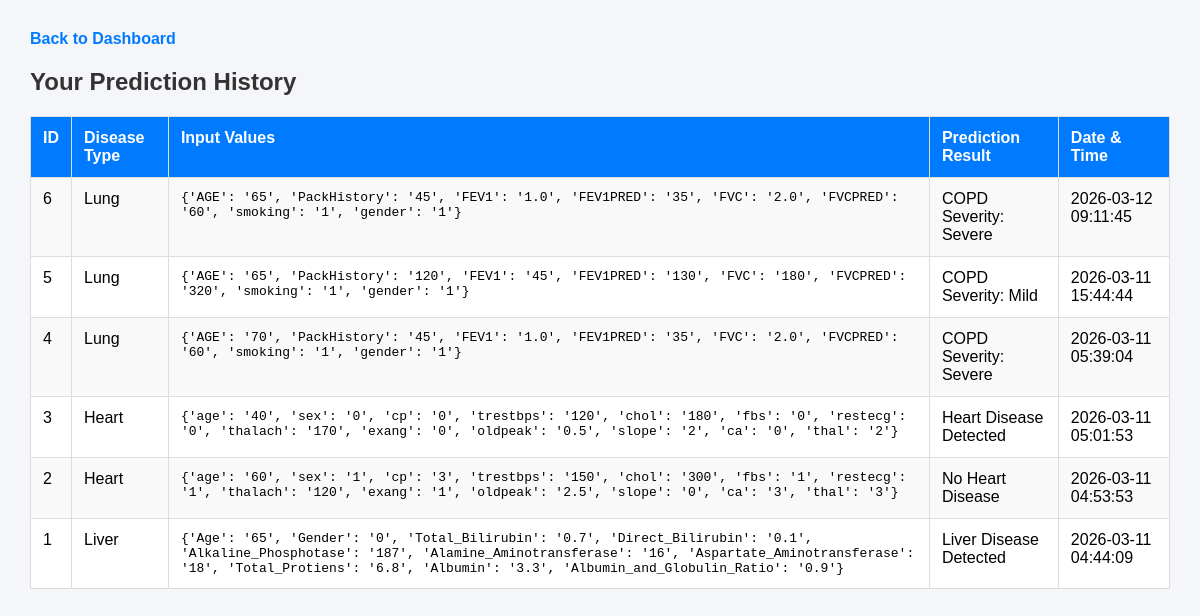
The page /history (signed in) on the database its author committed.
### app.py (models this page shows)
class PredictionHistory(db.Model):
    id = db.Column(db.Integer, primary_key=True)
    user_id = db.Column(db.Integer, db.ForeignKey("user.id"), nullable=False)
    disease_type = db.Column(db.String(50), nullable=False)
    input_values = db.Column(db.Text, nullable=False)   # store JSON string
    prediction_result = db.Column(db.String(255), nullable=False)
    created_at = db.Column(db.DateTime, default=datetime.utcnow)
    user = db.relationship("User", backref="predictions")

### app.py (the view)
@app.route("/history")
def history():
    if not is_logged_in():
        return redirect(url_for("login"))
    user_history = PredictionHistory.query.filter_by(
        user_id=session["user_id"]
    ).order_by(PredictionHistory.created_at.desc()).all()
    return render_template("history.html", history=user_history, json=json)

### app.py (called while the page is built)
def is_logged_in():
    return "user_id" in session

### templates/history.html (shortened to what this page needs)
<!DOCTYPE html>
<html>
<head>
</head>
<body>
    <div class="top-links">
        <a href="{{ url_for('dashboard') }}">Back to Dashboard</a>
    </div>
    <h2>Your Prediction History</h2>
    {% if history %}
    <table>
        <tr>
            <th>ID</th>
            <th>Disease Type</th>
            <th>Input Values</th>
            <th>Prediction Result</th>
            <th>Date & Time</th>
        </tr>
        {% for item in history %}
        <tr>
            <td>{{ item.id }}</td>
            <td>{{ item.disease_type }}</td>
            <td>
                <pre>{{ json.loads(item.input_values) }}</pre>
            </td>
            <td>{{ item.prediction_result }}</td>
            <td>{{ item.created_at.strftime('%Y-%m-%d %H:%M:%S') }}</td>
        </tr>
        {% endfor %}
    </table>
    {% else %}
        <p>No prediction history found.</p>
    {% endif %}
</body>
</html>

### templates/history.html (style rules this page uses)
body { font-family: Arial, sans-serif; margin: 30px; background: #f4f6f9; }
h2 { color: #333; }
table { width: 100%; border-collapse: collapse; background: white; }
th, td { padding: 12px; border: 1px solid #ddd; vertical-align: top; text-align: left; }
th { background: #007bff; color: white; }
tr:nth-child(even) { background: #f9f9f9; }
a { text-decoration: none; color: #007bff; font-weight: bold; }
.top-links { margin-bottom: 20px; }
pre { white-space: pre-wrap; word-wrap: break-word; margin: 0; }

### rows shown on the page
PredictionHistory: id "6", disease_type "Lung", loads "{'AGE': '65', 'PackHistory': '45', 'FEV1': '1.0', 'FEV1PRED': '35', 'FVC': '2.0', 'FVCPRED': '60', 'smoking': '1', 'gender': '1'}", prediction_result "COPD Severity: Severe", created_at "2026-03-12 09:11:45"
PredictionHistory: id "5", disease_type "Lung", loads "{'AGE': '65', 'PackHistory': '120', 'FEV1': '45', 'FEV1PRED': '130', 'FVC': '180', 'FVCPRED': '320', 'smoking': '1', 'gender': '1'}", prediction_result "COPD Severity: Mild", created_at "2026-03-11 15:44:44"
PredictionHistory: id "4", disease_type "Lung", loads "{'AGE': '70', 'PackHistory': '45', 'FEV1': '1.0', 'FEV1PRED': '35', 'FVC': '2.0', 'FVCPRED': '60', 'smoking': '1', 'gender': '1'}", prediction_result "COPD Severity: Severe", created_at "2026-03-11 05:39:04"
PredictionHistory: id "3", disease_type "Heart", loads "{'age': '40', 'sex': '0', 'cp': '0', 'trestbps': '120', 'chol': '180', 'fbs': '0', 'restecg': '0', 'thalach': '170', 'exang': '0', 'oldpeak': '0.5', 'slope': '2', 'ca': '0', 'thal': '2'}", prediction_result "Heart Disease Detected", created_at "2026-03-11 05:01:53"
PredictionHistory: id "2", disease_type "Heart", loads "{'age': '60', 'sex': '1', 'cp': '3', 'trestbps': '150', 'chol': '300', 'fbs': '1', 'restecg': '1', 'thalach': '120', 'exang': '1', 'oldpeak': '2.5', 'slope': '0', 'ca': '3', 'thal': '3'}", prediction_result "No Heart Disease", created_at "2026-03-11 04:53:53"
PredictionHistory: id "1", disease_type "Liver", loads "{'Age': '65', 'Gender': '0', 'Total_Bilirubin': '0.7', 'Direct_Bilirubin': '0.1', 'Alkaline_Phosphotase': '187', 'Alamine_Aminotransferase': '16', 'Aspartate_Aminotransferase': '18', 'Total_Protiens': '6.8', 'Albumin': '3.3', 'Albumin_and_Globulin_Ratio': '0.9'}", prediction_result "Liver Disease Detected", created_at "2026-03-11 04:44:09"
